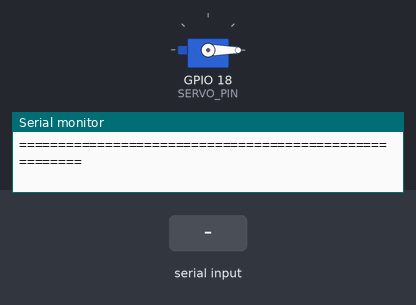
Bench run of a sketch on a simulated ESP32. Shown: servo, the last lines printed to the serial monitor. The inputs (shaded band) are chosen by the test bench. Random numbers use the default seed unless the sketch sets one.

Above: at 1.7 s.
1.8 s: "P1\n" received over Serial
4.8 s: "P2\n" received over Serial
7.8 s: "P3\n" received over Serial
At 7.9 s:
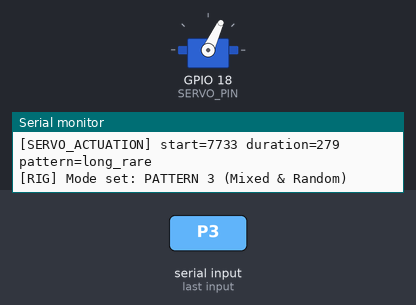
Timing chart, 0 to 16.8 s (numbered marks = the images above; inputs shaded):
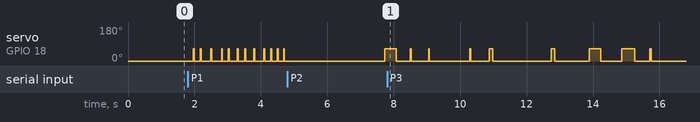

The sketch:

servo_rig.ino
```cpp
// ============================================================
// SemLiFi Phase 2 — Automated Servo + Flap Occlusion Rig
// ============================================================
// Drives an SG90 / MG995 servo motor to swing a physical blade
// across the LiFi optical beam to generate realistic burst losses.
//
// Supports the 3 required Phase 2 patterns:
//   1. Short & Frequent Blocks  (15–40 ms duration, 150–300 ms period)
//   2. Long & Rare Blocks       (150–350 ms duration, 2000–4000 ms period)
//   3. Mixed & Random Blocks    (Cluster-based realistic obstruction)
// ============================================================

#include <ESP32Servo.h> // Or <Servo.h> if compiling for standard Arduino Uno/Nano

#define SERVO_PIN        18    // PWM pin driving servo signal line
#define ANGLE_OPEN       0     // Flap clear of optical beam (light unblocked)
#define ANGLE_BLOCK      65    // Flap cutting through optical beam (light blocked)

Servo flapServo;

enum PatternState {
  STATE_IDLE,
  PATTERN_SHORT_FREQUENT,
  PATTERN_LONG_RARE,
  PATTERN_MIXED_RANDOM
};

PatternState currentPattern = STATE_IDLE;
unsigned long lastActionTime = 0;
unsigned long nextIntervalMs = 1000;
bool isBlocking = false;
unsigned long currentBurstDuration = 0;

void setFlap(bool block) {
  if (block) {
    flapServo.write(ANGLE_BLOCK);
  } else {
    flapServo.write(ANGLE_OPEN);
  }
}

void setup() {
  Serial.begin(115200);
  flapServo.attach(SERVO_PIN, 500, 2400); // Standard SG90 pulse range
  setFlap(false);

  delay(500);
  Serial.println("\n=======================================================");
  Serial.println("  SemLiFi Phase 2 — Servo Flap Occlusion Rig Controller");
  Serial.println("=======================================================");
  Serial.println("Commands:");
  Serial.println("  P1          : Start Pattern 1 (Short & Frequent Blocks)");
  Serial.println("  P2          : Start Pattern 2 (Long & Rare Blocks)");
  Serial.println("  P3          : Start Pattern 3 (Mixed & Random Blocks)");
  Serial.println("  STOP        : Stop occlusion and reset flap to OPEN");
  Serial.println("  BURST <ms>  : Trigger a single burst of <ms> duration");
  Serial.println("=======================================================\n");
}

void loop() {
  // 1. Process incoming serial commands
  if (Serial.available()) {
    String cmd = Serial.readStringUntil('\n');
    cmd.trim();
    cmd.toUpperCase();

    if (cmd == "P1") {
      currentPattern = PATTERN_SHORT_FREQUENT;
      lastActionTime = millis();
      nextIntervalMs = random(150, 300);
      Serial.println("[RIG] Mode set: PATTERN 1 (Short & Frequent)");
    } else if (cmd == "P2") {
      currentPattern = PATTERN_LONG_RARE;
      lastActionTime = millis();
      nextIntervalMs = random(2000, 4000);
      Serial.println("[RIG] Mode set: PATTERN 2 (Long & Rare)");
    } else if (cmd == "P3") {
      currentPattern = PATTERN_MIXED_RANDOM;
      lastActionTime = millis();
      nextIntervalMs = random(200, 1500);
      Serial.println("[RIG] Mode set: PATTERN 3 (Mixed & Random)");
    } else if (cmd == "STOP") {
      currentPattern = STATE_IDLE;
      isBlocking = false;
      setFlap(false);
      Serial.println("[RIG] Stopped. Flap OPEN.");
    } else if (cmd.startsWith("BURST ")) {
      int ms = cmd.substring(6).toInt();
      if (ms > 0) {
        Serial.print("[SERVO_ACTUATION] Single burst triggered: ");
        Serial.print(ms);
        Serial.println(" ms");
        setFlap(true);
        delay(ms);
        setFlap(false);
      }
    }
  }

  // 2. Pattern Execution FSM
  if (currentPattern != STATE_IDLE) {
    unsigned long now = millis();

    if (!isBlocking) {
      // Waiting to trigger next occlusion
      if (now - lastActionTime >= nextIntervalMs) {
        isBlocking = true;
        lastActionTime = now;

        // Determine burst duration based on pattern
        if (currentPattern == PATTERN_SHORT_FREQUENT) {
          currentBurstDuration = random(20, 45);
        } else if (currentPattern == PATTERN_LONG_RARE) {
          currentBurstDuration = random(180, 380);
        } else if (currentPattern == PATTERN_MIXED_RANDOM) {
          int pick = random(0, 100);
          if (pick < 45) {
            currentBurstDuration = random(20, 50);    // Short burst
          } else if (pick < 80) {
            currentBurstDuration = random(80, 160);   // Medium burst
          } else {
            currentBurstDuration = random(200, 400);  // Long burst
          }
        }

        setFlap(true);
        Serial.print("[SERVO_ACTUATION] start=");
        Serial.print(now);
        Serial.print(" duration=");
        Serial.print(currentBurstDuration);
        Serial.print(" pattern=");
        Serial.println(currentPattern == PATTERN_SHORT_FREQUENT ? "short_frequent" :
                       (currentPattern == PATTERN_LONG_RARE ? "long_rare" : "mixed_random"));
      }
    } else {
      // Currently blocking: check if burst duration has elapsed
      if (now - lastActionTime >= currentBurstDuration) {
        setFlap(false);
        isBlocking = false;
        lastActionTime = now;

        // Schedule next interval
        if (currentPattern == PATTERN_SHORT_FREQUENT) {
          nextIntervalMs = random(150, 300);
        } else if (currentPattern == PATTERN_LONG_RARE) {
          nextIntervalMs = random(2000, 4000);
        } else {
          nextIntervalMs = random(300, 2000);
        }
      }
    }
  }
}
```
